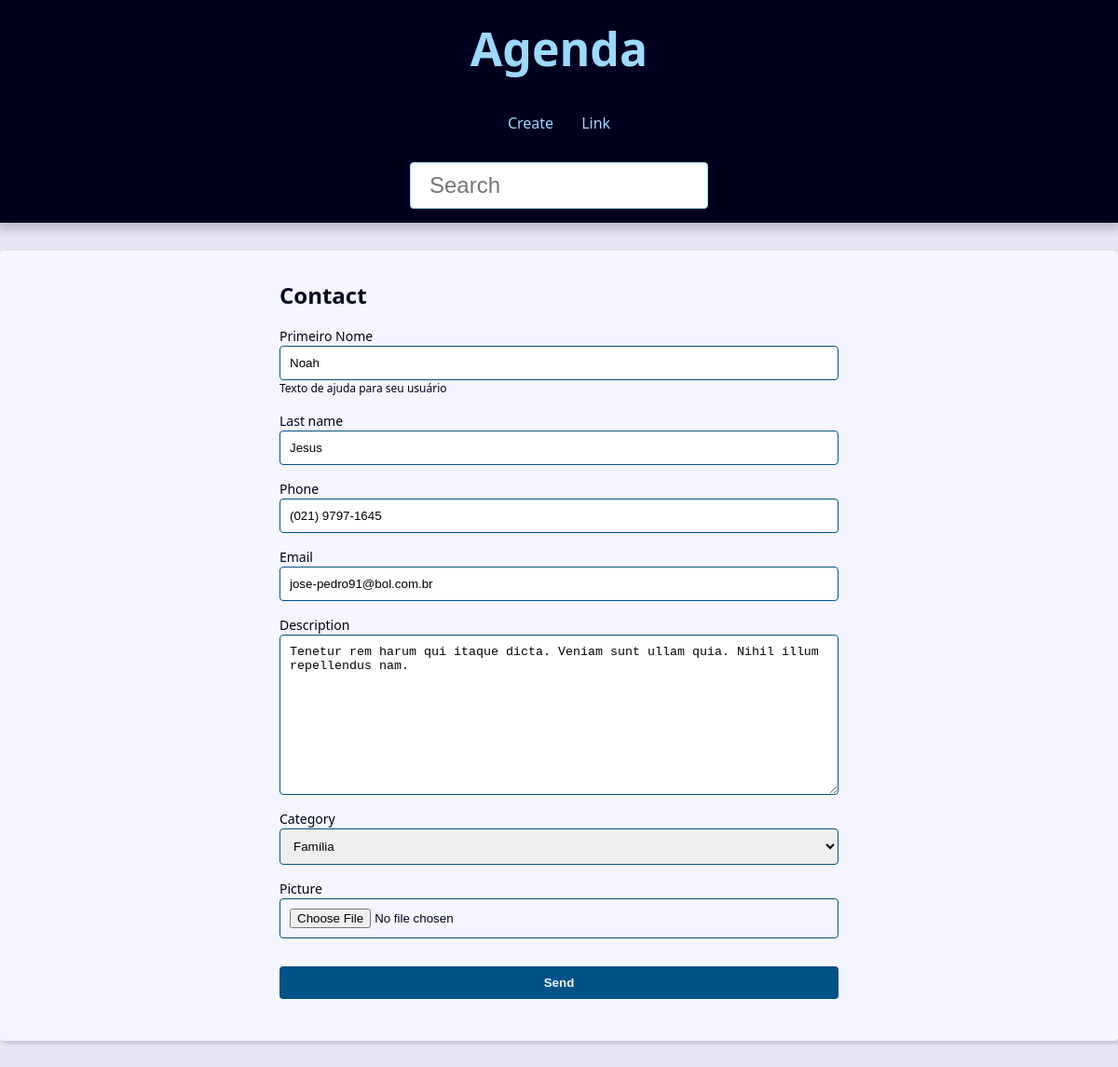
Page /contact/8/update/ on the committed database.
### contact/models.py (models this page shows, shortened)
class Contact(models.Model):
    first_name = models.CharField(max_length=50)
    last_name = models.CharField(max_length=50, blank=True)
    phone = models.CharField(max_length=50)
    email = models.EmailField(max_length=254, blank=True)
    created_date = models.DateTimeField(default=timezone.now)
    description = models.TextField(blank=True)
    show = models.BooleanField(default=True)
    picture = models.ImageField(blank=True, upload_to='pictures/%Y/%m/')
    category = models.ForeignKey(Category, on_delete=models.SET_NULL, blank=True,null=True)
    owner = models.ForeignKey(User, on_delete=models.SET_NULL, blank=True,null=True)

### contact/views/contact_forms.py (the view, shortened to what this page needs)
# urls.py: path('contact/<int:contact_id>/update/', views.update, name="update"),
def update(request, contact_id):
    contact = get_object_or_404(Contact, pk=contact_id, show=True)
    form_action = reverse('contact:update', args=(contact_id,))
    context = {
        'form': ContactForm(instance=contact),
        'form_action': form_action
    }
    return render(
        request,
        'contact/create.html',
        context
    )

### contact/forms.py (shortened to what this page needs)
class ContactForm(forms.ModelForm):
    picture = forms.ImageField(
        widget=forms.FileInput(
            attrs={
                'accept': 'image/*'
            }
        )
    )
    class Meta:
        model = models.Contact
        fields = 'first_name','last_name','phone','email','description','category', 'picture',
    first_name = forms.CharField(
        widget=forms.TextInput(
            attrs={
                'class': 'classe-a classe-b',
                'placeholder': 'Aqui veio do init',
            }
        ),
        label='Primeiro Nome',
        help_text="Texto de ajuda para seu usuário"
    )

### contact/models.py (called while the page is built)
    def __str__(self):
        return self.name

### contact/templates/contact/create.html (shortened to what this page needs)
{% extends "global/base.html" %} {% block content %}
<div class="form-wrapper">
  <h2>Contact</h2>
  <form action="{{ form_action }}" method="POST" enctype="multipart/form-data">
    <div class="form-content">
      {% for field in form %}
      <div class="form-group">
        <label for="{{field.id_for_label}}">{{ field.label }}</label>
        {{field}}
        {% if field.help_text %}
        <p class="help-text">{{ field.help_text}}</p>
        {% endif %}
      </div>
      {% endfor %}
    </div>
    <div class="form-content">
      <div class="form-group">
        <button class="btn" type="sumit">Send</button>
      </div>
    </div>
  </form>
</div>
{% endblock content %}

### base_static/global/css/style.css (style rules this page uses)
:root { --spacing: 1.5rem; --link-dark-color: rgb(0, 83, 134); --link-light-color: rgb(156, 217, 255); --clr-white: rgb(245, 245, 255); --clr-black: rgb(0, 0, 30); --clr-light-gray: rgb(230, 230, 245); --clr-dark-shadow-5: rgba(0, 0, 10, 5%); --clr-dark-shadow-10: rgba(0, 0, 10, 10%); --clr-dark-shadow-20: rgba(0, 0, 10, 20%); --clr-light-shadow-5: rgba(200, 200, 255, 5%); --clr-light-shadow-10: rgba(200, 200, 255, 10%); --clr-light-shadow-20: rgba(200, 200, 255, 20%); --main-page-width: 120rem; --table-min-width: 60rem; --biggest-font-size: 5rem; --bigger-font-size: 4rem; --big-font-size: 3.2rem; --medium-font-size: 2.4rem; --small-font-size: 1.6rem; --smaller-font-size: 1.4rem; --smallest-font-size: 1.2rem; --transition-fast: 300ms; --transition-medium: 600ms; --transition-slow: 1s; --default-border-radius: 4px; }
*, *::before, *::after { margin: 0; padding: 0; box-sizing: border-box; }
html { font-size: 62.5%; }
body { font-family: system-ui, -apple-system, BlinkMacSystemFont, "Segoe UI", Roboto, Oxygen, Ubuntu, Cantarell, "Open Sans", "Helvetica Neue", sans-serif; line-height: 1.5; font-size: var(--small-font-size); color: var(--clr-black); -webkit-font-smoothing: antialiased; background: var(--clr-light-gray); }
.form-wrapper { max-width: 60rem; margin: var(--spacing) auto; }
.form-content { margin: var(--spacing) 0; }
.form-group { display: flex; flex-direction: column; padding-bottom: var(--spacing); }
.form-group p { margin: 1em 0; }
.form-group .help-text, .form-group .help-text ~ ul { margin: 0; font-size: var(--smallest-font-size); list-style: none; }
.form-group input, .form-group textarea, .form-group select { padding: 1rem; border-radius: var(--default-border-radius); border: 1px solid var(--link-dark-color); }
.form-group label { font-size: var(--smaller-font-size); }
.btn { background-color: var(--link-dark-color); color: var(--clr-white); font-weight: bold; border: none; padding: 1rem 2rem; border-radius: var(--default-border-radius); cursor: pointer; transition: filter var(--transition-fast) ease-in-out; }

### rows in the picture
Contact: form "Noah" "Jesus" "(021) 9797-1645" "jose-pedro91@bol.com.br" "Tenetur rem harum qui itaque dicta. Veniam sunt ullam quia. Nihil illum repellendus nam." "Família"

### other values in the picture
{{ field.label }} "Primeiro Nome" "Last name" "Phone" "Email" "Description" "Category" "Picture"
{{ field.help_text }} "Texto de ajuda para seu usuário"
